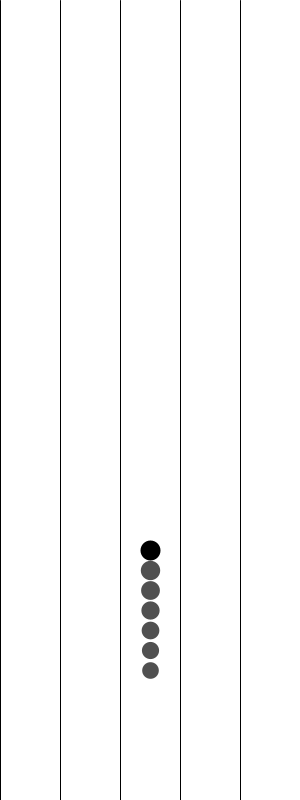
Frame 1 (no input)
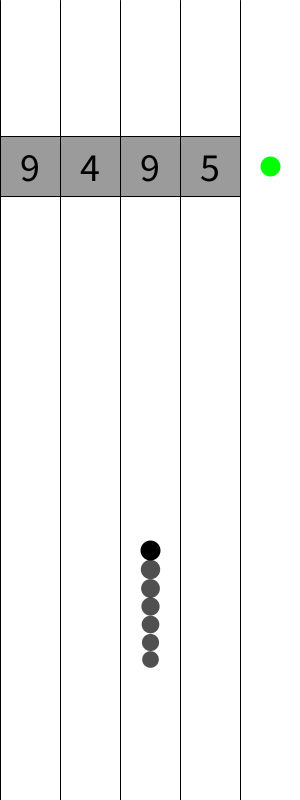
Frame 60 (the mouse pressed at the canvas centre just before this capture)
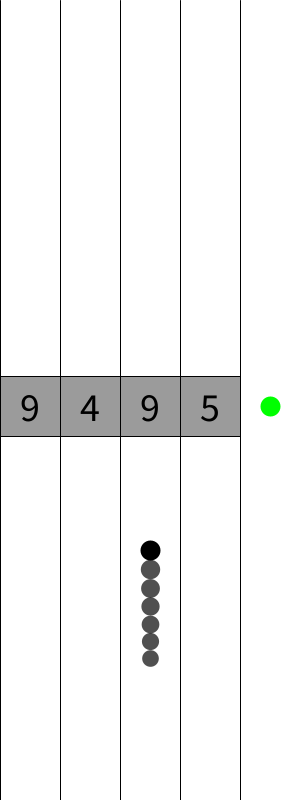
Frame 120 (the mouse held since frame 60 and released just before this capture)

The Processing sketch that drew these frames (run headless with seeded random() and noise(); from frame 60 on, the mouse is pressed at the canvas centre):

// Processing sketch: NewSnakeGame
// ── NewSnakeGame.pde
Game game;
void setup() {
  size(300, 800);
  game = new Game();
} 

void draw() {
  background(255);
  game.run();
} 

void keyReleased() {
  game.move(0);
} 

void keyPressed() {
  if (keyCode == LEFT) {
    game.move(-1);
  } else if (keyCode == RIGHT) {
    game.move(1);
  } 
} 
// ── Block.pde
class Block extends Item {
  Block(float _x, float _y, float _w, float _h, int _number) {
    super(_x, _y, "Block", _w, _h, _number);
    
  } 
  void show() {
    stroke(0);
    fill(0, 100);
    rect(x, y, w, h);
    fill(0);
    textAlign(CENTER);
    textSize(40);
    text(number, x + w / 2, y + h / 2 + 15);
  } 
} 
// ── Food.pde
class Food extends Item {
  Food(float _x, float _y) {
    super(_x, _y, "Food", 20);
  } 
  void show() {
    stroke(0, 255, 0);
    strokeWeight(r);
    point(x, y);
  } 
 
} 
// ── Game.pde
class Game {
  ArrayList<Snake> snakes;
  int cols = 5;
  int spacingCol;
  int currentTailLength = 0;
  //Food food;
  ArrayList<Item> items;
  //ArrayList<ArrayList<Item>> listOfItems;
  Game() {
    snakes = new ArrayList<Snake>();
    spacingCol = width / cols;
    float y = height - 250;
    float x = cols / 2 * spacingCol + spacingCol / 2;
    snakes.add(new Snake(x, y));
    currentTailLength++;
    for (int i = 0; i < 6; i++) {
      snakes.add(new Snake(snakes.get(currentTailLength - 1)));
      currentTailLength++;
    }
    //listOfItems = new ArrayList<ArrayList<Item>>();
    items = new ArrayList<Item>();
    initItems();

    //initFood();
  } 

  void initItems() {
    items = new ArrayList<Item>();
    //all 5 blocks 
    if (random(1) < 0.1) {
      for (int i = 0; i < cols; i++) {
        float blockX = i * spacingCol;
        int num = floor(random(3, 10));
        items.add(new Block(blockX, -100, spacingCol, spacingCol, num));
      }
    } else if (random(1) < 0.6) { //4 blocks and 1 food
      for (int i = 0; i < cols - 1; i++) {
        float blockX = i * spacingCol;
        int num = floor(random(3, 10));
        items.add(new Block(blockX, -100, spacingCol, spacingCol, num));
      }
      float foodX = (cols - 1) * spacingCol + spacingCol / 2;
      float y = -100 + spacingCol / 2;
      items.add(new Food(foodX, y));
    } else {  //only food
      items.add(initFood());
    }
  } 


  Food initFood() {
    float foodX = floor(random(0, cols - 1)) * spacingCol + spacingCol / 2;
    return new Food(foodX, random(-100, 0) + spacingCol / 2);
  } 
  void run() {
    for (int j = 0; j < cols; j++) {
      strokeWeight(1);
      stroke(0);
      line(j * spacingCol, 0, j * spacingCol, height);
    }
    boolean obstruction = false;
    for (int i = items.size() - 1; i >= 0; i--) {
      Item item = items.get(i);
      if (item.tag == "Block") {
        if (snakes.get(0).collided(item)) {
          currentTailLength -= item.number;
          if (currentTailLength <= 0) {
            noLoop();
          } else {
            for (int j = snakes.size() - 1; j >= currentTailLength; j--) {
              snakes.remove(j);
            }
          }
          items.remove(i);
          break;
        }
      }
    } 
    for (Item item : items) {
      item.show();
      item.update();
    }


    int foodIndex = -1;
    for (int i = 0; i < items.size(); i++) {
      Item item = items.get(i);
      if (item.tag == "Food") {
        foodIndex = i;
        break;
      }
    } 
    for (Snake snake : snakes) {
      snake.show();
      snake.update();
    } 

    if (foodIndex != -1) {
      if (snakes.get(0).checkEaten(items.get(foodIndex))) {
        items.remove(foodIndex);
        snakes.add(new Snake(snakes.get(currentTailLength - 1)));
        currentTailLength++;
      }
    }
    for (int i = 0; i < items.size(); i++) { 
      if (items.get(0).y + spacingCol >= height) {
        items.clear();
        break;
      }
    }
    if (items.size() <= 0) {
      initItems();
    }
  } 

  void move(float dir) {
    int j = floor(snakes.get(0).x / spacingCol);
    j += dir;
    if (j >= 0 && j <= cols - 1) {
      float x = j * spacingCol + spacingCol / 2;
      snakes.get(0).parent = new Snake(x, snakes.get(0).y - 20);
    }
  }
} 
// ── Item.pde
class Item {
  float x; 
  float y;
  float r;
  float w;
  float h;
  int number;
  //boolean obstruct = false;
  float ySpeed = 4;
  String tag = "";
  
  Item(float _x, float _y, String _tag, float _r) {
    x = _x;
    y = _y;
    tag = _tag;
    r = _r;
  }
   Item(float _x, float _y, String _tag, float _w, float _h, int _number) {
    x = _x;
    y = _y;
    tag = _tag;
    w = _w;
    h = _h;
    number = _number;
  } 
  void show() {
    
  } 
  void update() {
    //if (!obstruct) {
      y += ySpeed;
    //}
  } 
} 
// ── Plane.pde
class Plane {
  
} 
// ── Snake.pde
class Snake {
  Snake parent;
  float x;
  float y;
  float r = 20;
  float xSpeed = 0;
  float ySpeed = 0;
  boolean first = false;
  Snake(float _x, float _y) {
    x = _x;
    y = _y;
    parent = null;
    first = true;
  } 
  Snake(Snake _parent) {
    parent = _parent;
    x = parent.x;
    y = parent.y + r;
    r = parent.r * 0.97;
  } 
  void show() {
    if (first) {
      stroke(0);
    } else {
      stroke(0, 175);
    } 
    strokeWeight(r);
    point(x, y);
  } 

  void applyForce(PVector f) {
    xSpeed += f.x;
    ySpeed += f.y;
  } 
  boolean checkEaten(Item food) {
    return (dist(food.x, food.y, x, y) < r + food.r);
  } 
  void seek(PVector target) {
    PVector desired = PVector.sub(target, new PVector(x, y));
    float d = desired.mag();
    desired.normalize();
    if (d < 100) {
      desired.mult(map(d, 0, 100, 0, 8));
    } else {
      desired.mult(8);
    } 
    PVector steer = PVector.sub(desired, new PVector(xSpeed, ySpeed));
    steer.limit(0.5);
    applyForce(steer);
  } 
  void update() {
    if (parent != null) {
      seek(new PVector(parent.x, parent.y + r));
    }
    x += xSpeed * 3;
    y += ySpeed;
  }
  boolean collided(Item item) {
    return abs(y - item.y) <= item.h + r / 2 && (abs(item.x - x) < 30);
  } 
} 
